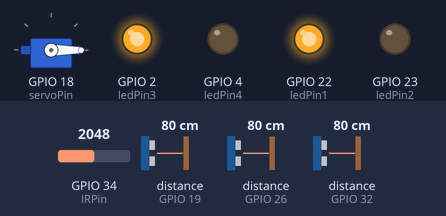
Simulated run of this sketch. Board: ESP32. Parts: servo, output pins drawn as LEDs (lit = HIGH). Wiring (inferred from the names in the program): 3 × ultrasonic range finder: trigger GPIO 21, echo GPIO 19 / trigger GPIO 25, echo GPIO 26 / trigger GPIO 33, echo GPIO 32. The inputs (shaded band) are chosen by the test bench; at power-on: distance to the obstacle (sensors on GPIO 32, GPIO 19, GPIO 26) 80 cm, GPIO 34 (IRPin) = 2048. The echo pulse lasts 58.3 µs per cm; WiFi joins after 1.5 s; servers stay silent unless stated; no MQTT or app messages arrive unless stated; pins used as bus, display or sensor lines are not drawn; what the sketch prints to the serial monitor is not drawn.

Above: at 2.7 s.
2.8 s: distance to the obstacle (sensor on GPIO 32) set to 2 cm
At 3.4 s:
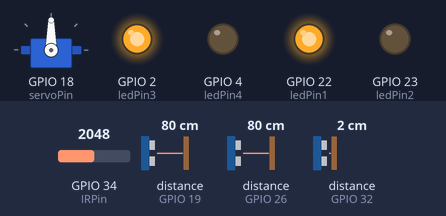
5.3 s: distance to the obstacle (sensor on GPIO 32) set to 4 cm
8.3 s: distance to the obstacle (sensor on GPIO 32) set to 7 cm
9.8 s: GPIO 34 (IRPin) set to 1063
12.2 s: GPIO 34 (IRPin) set to 970
At 14.4 s:
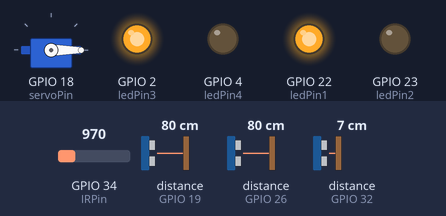
Timing chart, 0 to 15.9 s (numbered marks = the images above; inputs shaded):
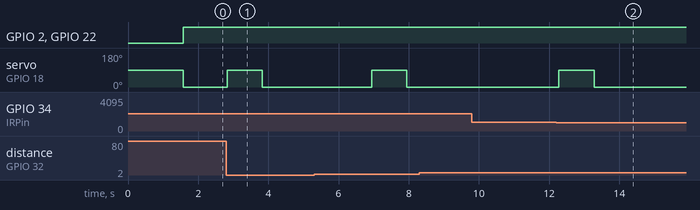

Measured:
- the behaviour switches between 1000 and 999 on GPIO 34 (IRPin) (found by bisection; images 1 and 2)
- after the input at 2.8 s, servo on GPIO 18 (servoPin): 0° → 90° at once, → 0° 1.0 s later
- after the input at 8.3 s, every drawn part: stays the same
- after the input at 9.8 s, every drawn part: stays the same
- after the input at 12.2 s, servo on GPIO 18 (servoPin): 0° → 90° after 0.08 s, → 0° 1.0 s later

The sketch:

sketch_may28a.ino
```cpp
#include <ESP32Servo.h>
#include <WiFi.h>
#include <WiFiClientSecure.h>
#include <PubSubClient.h>
#include <ArduinoJson.h>
#include "secrets.h"

Servo myservo;
const int IRPin = 34, trigPin = 33, echoPin = 32, trigPin2 = 21, echoPin2 = 19;
const int trigPin3 = 25, echoPin3 = 26, servoPin = 18;
const int ledPin1 = 22, ledPin2 = 23, ledPin3 = 2, ledPin4 = 4;
int CAR_SPOTS = 2;
const int MAX_CAR_SPOTS = 2;

WiFiClientSecure net;
PubSubClient client(net);

// Global variables to store the state
int lastCarSpots = 2;
bool lastPrivateSpotStatus = false;


void setup() {
  Serial.begin(115200);
  connectWiFiAndMQTT();

  ESP32PWM::allocateTimer(0);
  ESP32PWM::allocateTimer(1);
  ESP32PWM::allocateTimer(2);
  ESP32PWM::allocateTimer(3);
  myservo.setPeriodHertz(50);
  myservo.attach(servoPin, 500, 2400);

  pinMode(IRPin, INPUT);
  pinMode(trigPin, OUTPUT);
  pinMode(echoPin, INPUT);
  pinMode(trigPin2, OUTPUT);
  pinMode(echoPin2, INPUT);
  pinMode(trigPin3, OUTPUT);
  pinMode(echoPin3, INPUT);
  pinMode(ledPin1, OUTPUT);
  pinMode(ledPin2, OUTPUT);
  pinMode(ledPin3, OUTPUT);
  pinMode(ledPin4, OUTPUT);
}

void loop() {
  if (WiFi.status() != WL_CONNECTED) {
    connectWiFi();
  }
  if (!client.connected()) {
    reconnectMQTT();
  }
  client.loop();
  monitorParkingSystem();
  delay(100);
}

bool isPrivateSpotOccupied = false;

void monitorParkingSystem() {
  // Ultrasonic sensor logic for car entries and exits
  long duration, distance;
  digitalWrite(trigPin, LOW);
  delayMicroseconds(2);
  digitalWrite(trigPin, HIGH);
  delayMicroseconds(10);
  digitalWrite(trigPin, LOW);

  duration = pulseIn(echoPin, HIGH);
  distance = duration * 0.034 / 2; // Convert time to distance

  int IRValue = analogRead(IRPin);

  if (distance < 5 && CAR_SPOTS > 0) { // Car is very close and spots are available
    CAR_SPOTS--;
    Serial.print("Car entered, remaining spots: ");
    Serial.println(CAR_SPOTS);
    myservo.write(90); // Open barrier
    delay(1000); // Keep barrier open briefly
    myservo.write(0); // Close barrier
    publishMessage(CAR_SPOTS);
    delay(3000); // Delay to prevent rapid re-triggering
  } else if (distance > 10) { // No car within close proximity
    if (CAR_SPOTS == 0) {
      Serial.println("No spots available, barrier remains closed.");
    } else {
      myservo.write(0); // Ensure the barrier is closed if no car is detected within immediate range
    }
  }

  if (IRValue < 1000 && CAR_SPOTS < MAX_CAR_SPOTS) { // IR sensor detects a car exiting
    CAR_SPOTS++;
    Serial.print("Car exited, available spots: ");
    Serial.println(CAR_SPOTS);
    myservo.write(90); // Open barrier
    delay(1000); // Keep barrier open briefly
    myservo.write(0); // Close barrier
    publishMessage(CAR_SPOTS);
    delay(3000); // Delay to prevent rapid re-triggering
  }

  // Monitor additional parking spots
  monitorParkingSpot(trigPin2, echoPin2, ledPin1, ledPin2, true);
  monitorParkingSpot(trigPin3, echoPin3, ledPin3, ledPin4, false);
}

void monitorParkingSpot(int trigPin, int echoPin, int ledPinRed, int ledPinGreen, bool isPrivate) {
    static unsigned long privateSpotTimer = 0; // Timer for private spot
    static unsigned long nonPrivateSpotTimer = 0;
    static bool privatePreviouslyOccupied = false; // Track previous occupation status for private spot
    static bool nonPrivatePreviouslyOccupied = false; // Track previous occupation status for non-private spot

    long duration, distance;
    digitalWrite(trigPin, LOW);
    delayMicroseconds(2);
    digitalWrite(trigPin, HIGH);
    delayMicroseconds(10);
    digitalWrite(trigPin, LOW);

    duration = pulseIn(echoPin, HIGH);
    distance = duration * 0.034 / 2; // Convert time to distance

    bool carPresent = distance < 5;

    if (carPresent) {
        if (isPrivate) {
            if (!isPrivateSpotOccupied) {
                isPrivateSpotOccupied = true;
                privateSpotTimer = millis(); // Start timing when car is first detected
            }
            if (!privatePreviouslyOccupied && isPrivateSpotOccupied && (millis() - privateSpotTimer > 5000)) {
                // Check if 20 seconds have passed and the spot was previously unoccupied
                digitalWrite(ledPinRed, LOW);
                digitalWrite(ledPinGreen, HIGH);
                sendPrivateSpotUpdate(true);  // Send true when a car parks
                privatePreviouslyOccupied = true; // Update the state to occupied
            }
        } else {
            if (!nonPrivatePreviouslyOccupied) {
                nonPrivateSpotTimer = millis(); // Start timing when car is first detected for non-private spots
                nonPrivatePreviouslyOccupied = true;
            }
            if (nonPrivatePreviouslyOccupied && (millis() - nonPrivateSpotTimer > 5000)) {
                digitalWrite(ledPinRed, LOW);
                digitalWrite(ledPinGreen, HIGH);
                //sendNonPrivateSpotUpdate(true);  // Send true after 5 seconds of car being present
            }
        }
    } else {
        digitalWrite(ledPinRed, HIGH);
        digitalWrite(ledPinGreen, LOW);
        if (isPrivate && privatePreviouslyOccupied) {
            sendPrivateSpotUpdate(false);  // Send false when a car leaves
            isPrivateSpotOccupied = false;
            privatePreviouslyOccupied = false; // Reset the occupied flag
        } else if (!isPrivate && nonPrivatePreviouslyOccupied) {
            //sendNonPrivateSpotUpdate(false);  // Immediate update for non-private spots
            nonPrivatePreviouslyOccupied = false;
        }
    }
}


void connectWiFiAndMQTT() {
  WiFi.mode(WIFI_STA);
  WiFi.begin(WIFI_SSID, WIFI_PASSWORD);
  Serial.println("Connecting to Wi-Fi");
  while (WiFi.status() != WL_CONNECTED) {
    delay(500);
    Serial.print(".");
  }

  net.setCACert(AWS_CERT_CA);
  net.setCertificate(AWS_CERT_CRT);
  net.setPrivateKey(AWS_CERT_PRIVATE);
  client.setServer(AWS_IOT_ENDPOINT, 8883);

  while (!client.connect(THINGNAME)) {
    Serial.print(".");
    delay(100);
  }
  Serial.println("Connected to AWS IoT");
  client.subscribe("parkingSystem/slots/slot1/status");
}

void connectWiFi() {
  while (WiFi.status() != WL_CONNECTED) {
    WiFi.begin(WIFI_SSID, WIFI_PASSWORD);
    delay(500);
    Serial.print(".");
  }
  Serial.println("Connected to WiFi");
}

void reconnectMQTT() {
  while (!client.connected()) {
    Serial.print("Attempting MQTT connection...");
    if (client.connect(THINGNAME)) {
      Serial.println("connected");
      // Resubscribe or publish a connect message if needed
      client.subscribe("parkingSystem/slots/slot1/status");
    } else {
      Serial.print("failed, rc=");
      Serial.print(client.state());
      Serial.println(" try again in 5 seconds");
      delay(5000);
    }
  }
}

void publishMessage(int spotsAvailable) {
  StaticJsonDocument<200> doc;
  doc["time"] = millis();
  doc["availableSpots"] = spotsAvailable;
  char jsonBuffer[512];
  serializeJson(doc, jsonBuffer);
  client.publish("parkingSystem/slots/slot1/status", jsonBuffer);
}

void sendPrivateSpotUpdate(bool status) {
    StaticJsonDocument<200> doc;
    doc["time"] = millis();
    doc["occupied"] = status;
    char jsonBuffer[512];
    serializeJson(doc, jsonBuffer);
    client.publish("parkingSystem/slots/slot1/status", jsonBuffer);
}
```

secrets.h
```cpp
// (licence header left out)
#include <pgmspace.h>

#define SECRET
#define THINGNAME "ESP32Device"

const char WIFI_SSID[] = "DIGI-3uAM";
const char WIFI_PASSWORD[] = "VS427Jez";
const char AWS_IOT_ENDPOINT[] = "a2052gve60hn81-ats.iot.eu-north-1.amazonaws.com";

// Amazon Root CA 1
static const char AWS_CERT_CA[] PROGMEM = R"EOF(
-----BEGIN CERTIFICATE-----
MIIDQTCCAimgAwIBAgITBmyfz5m/jAo54vB4ikPmljZbyjANBgkqhkiG9w0BAQsF
ADA5MQswCQYDVQQGEwJVUzEPMA0GA1UEChMGQW1hem9uMRkwFwYDVQQDExBBbWF6
b24gUm9vdCBDQSAxMB4XDTE1MDUyNjAwMDAwMFoXDTM4MDExNzAwMDAwMFowOTEL
MAkGA1UEBhMCVVMxDzANBgNVBAoTBkFtYXpvbjEZMBcGA1UEAxMQQW1hem9uIFJv
b3QgQ0EgMTCCASIwDQYJKoZIhvcNAQEBBQADggEPADCCAQoCggEBALJ4gHHKeNXj
ca9HgFB0fW7Y14h29Jlo91ghYPl0hAEvrAIthtOgQ3pOsqTQNroBvo3bSMgHFzZM
9O6II8c+6zf1tRn4SWiw3te5djgdYZ6k/oI2peVKVuRF4fn9tBb6dNqcmzU5L/qw
IFAGbHrQgLKm+a/sRxmPUDgH3KKHOVj4utWp+UhnMJbulHheb4mjUcAwhmahRWa6
VOujw5H5SNz/0egwLX0tdHA114gk957EWW67c4cX8jJGKLhD+rcdqsq08p8kDi1L
93FcXmn/6pUCyziKrlA4b9v7LWIbxcceVOF34GfID5yHI9Y/QCB/IIDEgEw+OyQm
jgSubJrIqg0CAwEAAaNCMEAwDwYDVR0TAQH/BAUwAwEB/zAOBgNVHQ8BAf8EBAMC
AYYwHQYDVR0OBBYEFIQYzIU07LwMlJQuCFmcx7IQTgoIMA0GCSqGSIb3DQEBCwUA
A4IBAQCY8jdaQZChGsV2USggNiMOruYou6r4lK5IpDB/G/wkjUu0yKGX9rbxenDI
U5PMCCjjmCXPI6T53iHTfIUJrU6adTrCC2qJeHZERxhlbI1Bjjt/msv0tadQ1wUs
N+gDS63pYaACbvXy8MWy7Vu33PqUXHeeE6V/Uq2V8viTO96LXFvKWlJbYK8U90vv
o/ufQJVtMVT8QtPHRh8jrdkPSHCa2XV4cdFyQzR1bldZwgJcJmApzyMZFo6IQ6XU
5MsI+yMRQ+hDKXJioaldXgjUkK642M4UwtBV8ob2xJNDd2ZhwLnoQdeXeGADbkpy
rqXRfboQnoZsG4q5WTP468SQvvG5
-----END CERTIFICATE-----
)EOF";

// Device Certificate
static const char AWS_CERT_CRT[] PROGMEM = R"KEY(
-----BEGIN CERTIFICATE-----
MIIDWjCCAkKgAwIBAgIVAOKims3AdYHDiEr1cpesLrfz7aftMA0GCSqGSIb3DQEB
CwUAME0xSzBJBgNVBAsMQkFtYXpvbiBXZWIgU2VydmljZXMgTz1BbWF6b24uY29t
IEluYy4gTD1TZWF0dGxlIFNUPVdhc2hpbmd0b24gQz1VUzAeFw0yNDA1MjcxNjQy
MTRaFw00OTEyMzEyMzU5NTlaMB4xHDAaBgNVBAMME0FXUyBJb1QgQ2VydGlmaWNh
dGUwggEiMA0GCSqGSIb3DQEBAQUAA4IBDwAwggEKAoIBAQC1cacfGSffhyTXsaqp
5yeQ+ZFCTS8t9fa2fx31khF7Iw1k1OUE7yvGY60d5HUyLvR9idZy3LAJ4+iNAdi+
i32hZzLPInRvlLD8gJe1GusYhvv9kqJ6j8FW09pA123/Vhfk/MRLvGm3HPIBd8Gm
6/9jR9D+6ACZkeRep0vX1+gN3X0NZGQ/YUpQ7apvsy7rZjaHfjhEgEc2ohrgR/7n
G5dfW0qiPhhjs8Q7fKhotGm9kWZ58tRrstDLGRoY4w+5kGe7NBfsAFHU1NN2JuZS
aqBjA6BxlOeay3fxMKJ05nqxAoCPoYIUjpItQelvaHceeUBqNqxU3sImk8FvCcLG
Cp+FAgMBAAGjYDBeMB8GA1UdIwQYMBaAFDPa41v+7+d66xHCvbdEnlZf87oEMB0G
A1UdDgQWBBQYh9CiI3yXxFzkKP+mC8kyCn6AxjAMBgNVHRMBAf8EAjAAMA4GA1Ud
DwEB/wQEAwIHgDANBgkqhkiG9w0BAQsFAAOCAQEAQH6y85pKbHyjRD1+0lN2oVFd
VVNSFlNtKOOmPgWjObkcO/i5/Q9eFqPKhGCpIZQzpjPGb6H0Pfori7kpIOnEMK1l
dqhudbplISJm32jfCpEfktp2ufzdT3wbulfQ8n9Ttvw7mf/2AZWBUD9LWmFhNitG
k3KG7ufaHPix5bi7EmSctv2cpLwQG5HdaIiy+NL6sPKgyOX1veZaZlAiHNnvmOR2
gSKlqu6tcF2JohW2Pn29NxVxQVoy7TlaLdrV4rnZ+I1IwGA4cGhUUIohjHFenXLh
MAsLmNsOk7IwOUYdp1TTHNMxBqtdAXOTQWT0YCArA4ShHxpZ3fFLyAR2EfFajQ==
-----END CERTIFICATE-----
)KEY";

// Device Private Key
static const char AWS_CERT_PRIVATE[] PROGMEM = R"KEY(
-----BEGIN RSA PRIVATE KEY-----
MIIEowIBAAKCAQEAtXGnHxkn34ck17GqqecnkPmRQk0vLfX2tn8d9ZIReyMNZNTl
BO8rxmOtHeR1Mi70fYnWctywCePojQHYvot9oWcyzyJ0b5Sw/ICXtRrrGIb7/ZKi
eo/BVtPaQNdt/1YX5PzES7xptxzyAXfBpuv/Y0fQ/ugAmZHkXqdL19foDd19DWRk
P2FKUO2qb7Mu62Y2h344RIBHNqIa4Ef+5xuXX1tKoj4YY7PEO3yoaLRpvZFmefLU
a7LQyxkaGOMPuZBnuzQX7ABR1NTTdibmUmqgYwOgcZTnmst38TCidOZ6sQKAj6GC
FI6SLUHpb2h3HnlAajasVN7CJpPBbwnCxgqfhQIDAQABAoIBAQCiDB4o/QuKbCVw
aiG02liQ9wNPhqWjU7AC72avYsQwCG825ZignoanCXCcaORubFc5I3ieXxDt1Flm
TgborqYGF6feLLR2zwJ+kM5tFdxvrGaz4lkwQuF2jYC4Nm7sA1UV0tXxmhWET9qn
ivAuB0mwvnwenM+kWBLwolNvM0nxzqK65bfvqZk2FonriWBONffpAHTvKxWccrrM
i2JMgViui2/nSlqp6M9Z33NnUu2O492eJY/KeTiuJvsWkBjrnO3G43HCekEp+6ep
m5al0X3FFTSZRV25GOniP8tQD9rPvMDTIwjYvbSAivFfrd/tZzPV1Lhp/5iBweMo
sWgSAkABAoGBAO37LgeRn70zlxZz/SMbhGFDfA2255C1xzySSmomy6XowkzimEzX
aeNLSXuxyyBwh8i4X48yv2fD2ze71MwA/ZzqkgT52TpS33BtmkPEDQ9ZYqihuGem
TYxGzY28O3F4ALg6vF4mMABx4DsAqXtemVvYP1560FZxukoPeOhMz++FAoGBAMMu
mtLMiCRVgukNZ/C9hjqMebxw8slxl+w0BvRmuM/TQmbwQsBxICJrSW+TttlH/iaB
e0a6FNVzsdpp/PN8XXGjrcDizP+d/9vx0EGlKBBzgjaT26Wfxz4BTbnQRuHO5/Lf
Bwl4jj8X3fCjxJaAFlT2WZTKdr/9z4eNu5BqVvABAoGAT86+XvdtFGwqrPL030Mp
H90byxWdjqAHUr7Uici83sSx9ErBPHO5JOpomDzFm/lg7+U01rb0DX5XE9e/wzJJ
2sendFe9i5ujJvb6luM2ZgFZ3qdtSgUxWGueH3wSizjtNNsttH0l9+A4jFDqhV7y
GyToC20wVO0Kxi9uIqkvymkCgYBPzcJn5lDT6lK4T07sU9GKJt2ves8KJnPjk/I0
A7wU3WANDrd8T8S/zfYctNzSQmlb/R0WcgcKr19M2oEeXP8n87CbaSBAc62llF1+
ObUD5Pacsh/gvE+OvqG1E7+nnB2iZCZQbQZcLboFJjC/CGgZHRDLkWy0W2Z7GixS
g+hAAQKBgAPPOgkIMN0XZi+VKgDoc6RWmDk09tjgT3R78ffRKWoxKxlGvSGzWwA9
DoH9JIzvYt3QF6zLpemL4AUHLA5dbhrN88W/OAW33H7Q0hj8+FpAyeCNBk18ZaHQ
A+UCijo6jBItssSk2iU/EjJe9Zuft8Q65qXNJ7gPINCGXE4xoUKw
-----END RSA PRIVATE KEY-----
)KEY";
```
